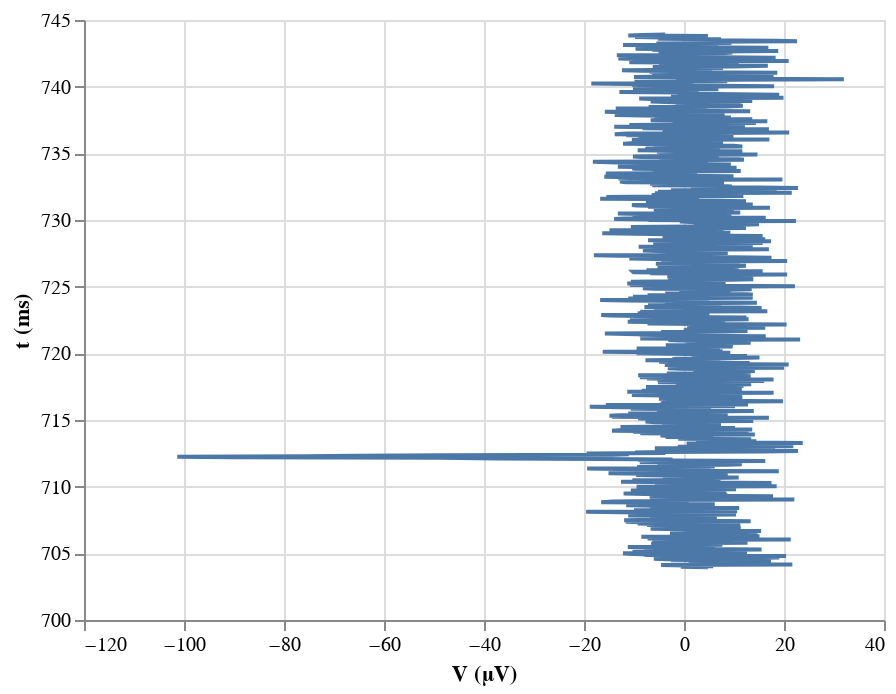

The code cell stored with this chart in its notebook:
### Code cell
alt.Chart(df
    ).mark_line(
    ).encode(
        y=alt.Y('t (ms):Q', scale=alt.Scale(zero=False)),
        x=alt.X('V (uV):Q', title='V (µV)'),
        order=alt.Order('t (ms):Q', sort='ascending')
    )

### Figure 1 — Vega-Lite specification as saved in the notebook (floating-point values rounded to 4 significant figures; data arrays with more than 128 entries replaced by an {"elided": "..."} marker saying what was removed)
{"$schema": "https://vega.github.io/schema/vega-lite/v2.4.3.json", "config": {"view": {"height": 300, "width": 400}}, "data": {"values": {"elided": "1000 records"}}, "encoding": {"order": {"field": "t (ms)", "sort": "ascending", "type": "quantitative"}, "x": {"field": "V (uV)", "title": "V (µV)", "type": "quantitative"}, "y": {"field": "t (ms)", "scale": {"zero": false}, "type": "quantitative"}}, "mark": "line"}
